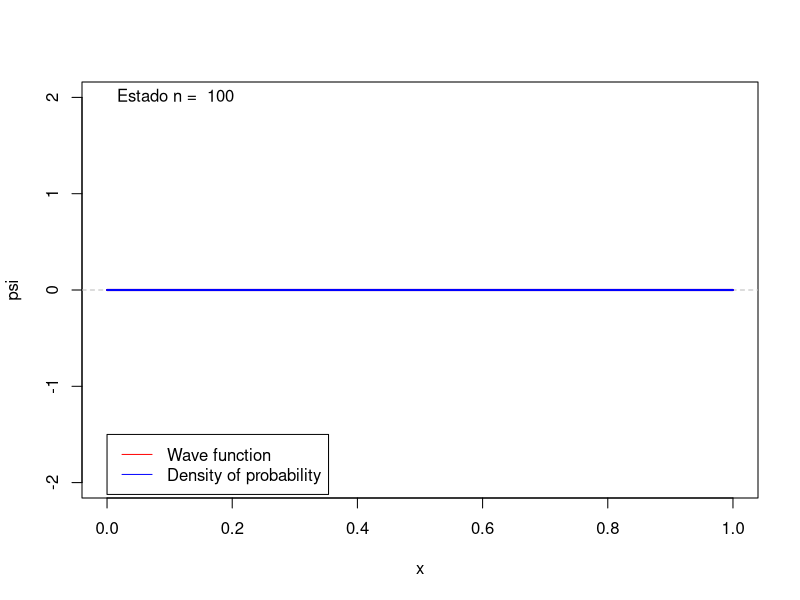

This figure's R source:
# Graficos de funçao de onda e densidade de probabilidade de partículas na caixa
# Elmar de Oliveira Uhl - 2023

n <- 100 # n do estado Obs: n = 0 não é um estado permitido
l <- 1 # largura da caixa

x <- seq(0,l,0.01) # valores da abscissa

# Calcula a função de onda
psi <- function(x){
  y <- sqrt(2/l)*sin(n*pi*x/l)
  return(y)
}
# Calcula a densidade de probabilidade
probability <- function(x) {
  y <- (psi(x))**2
  return(y)
}

plot(1, type='n', xlim=c(0,1), ylim=c(-2,2),xlab="x",ylab="psi") # Cria o grafico vazio
abline(h=0,col="gray", lty=2)                                    # Desenha uma linha horizontal de referencia na origem
lines(psi(x)~x, col="red",lwd=2)                                 # Desenha a função de onda
lines(probability(x)~x, col="blue", lwd=2)                       # Desenha a densidade de probabilidade
text(0, 2, paste("Estado n = ", n),pos=4)
legend(0,-1.5,legend=c("Wave function","Density of probability"), col=c("red","blue"), lty=c(1,1), lwd=c(1,1))

